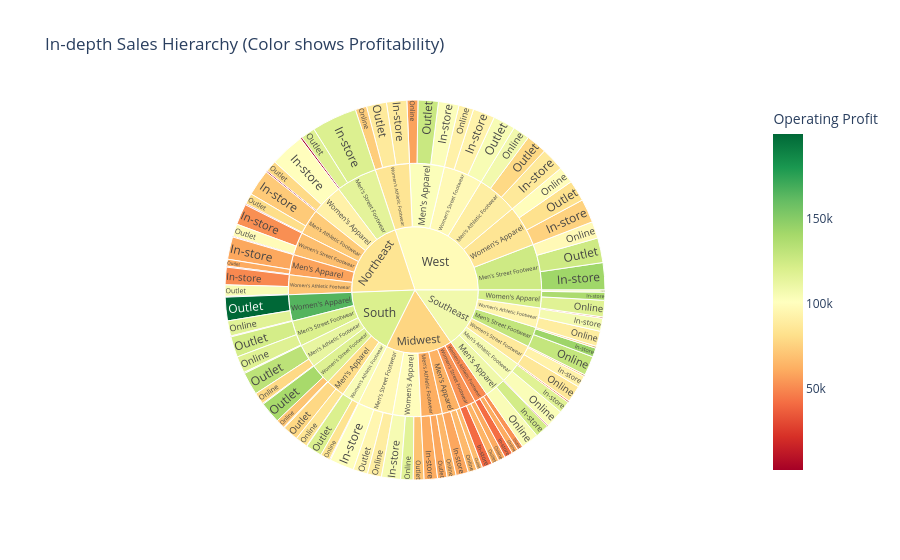
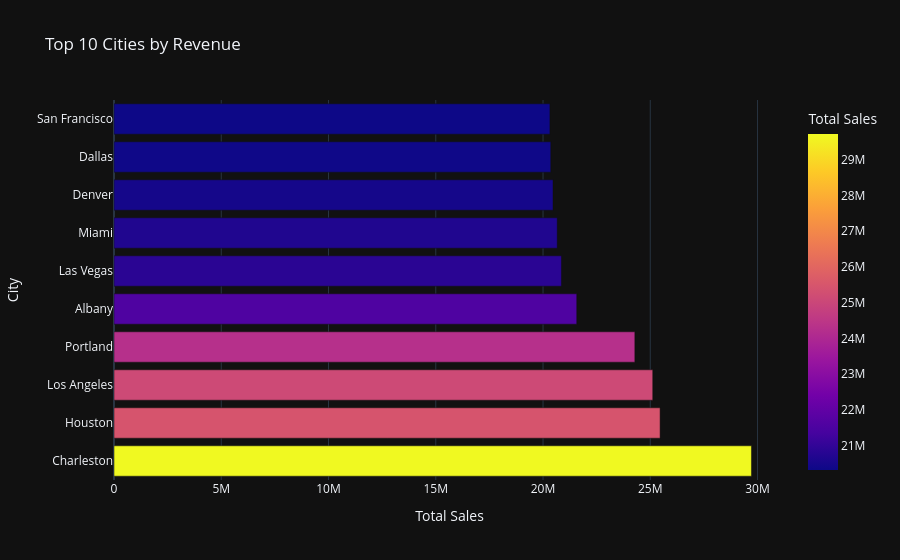

The notebook cell saved with these charts, in order:
### Code cell
fig1 = px.sunburst(df, path=['Region', 'Product', 'Sales Method'], values='Total Sales',
                  color='Operating Profit', 
                  color_continuous_scale='RdYlGn',
                  title='In-depth Sales Hierarchy (Color shows Profitability)')
fig1.show()


top_cities = df.groupby('City')['Total Sales'].sum().sort_values(ascending=False).head(10).reset_index()
fig2 = px.bar(top_cities, x='Total Sales', y='City', orientation='h', 
             title='Top 10 Cities by Revenue', color='Total Sales', template='plotly_dark')
fig2.show()

### Figure 1 — Plotly figure (JSON) as saved in the notebook; plotly's stock layout.template omitted (floating-point values rounded to 4 significant figures)
{"data": [{"branchvalues": "total", "customdata": [[72640.0], [52360.0], [50460.0], [100300.0], [80510.0], [98530.0], [104800.0], [79050.0], [60770.0], [117800.0], [78110.0], [199700.0], [122900.0], [132200.0], [139900.0], [119600.0], [126900.0], [82430.0], [125000.0], [78780.0], [105200.0], [87760.0], [66580.0], [69880.0], [95360.0], [59830.0], [63860.0], [53190.0], [93530.0], [87660.0], [103100.0], [75820.0], [142300.0], [87020.0], [123200.0], [138400.0], [143100.0], [117400.0], [92680.0], [106800.0], [59640.0], [105700.0], [101800.0], [60920.0], [40980.0], [42020.0], [41770.0], [17130.0], [108300.0], [75750.0], [47220.0], [64900.0], [59750.0], [119100.0], [54980.0], [39060.0], [63560.0], [99690.0], [78280.0], [86740.0], [116600.0], [117800.0], [78550.0], [83820.0], [84640.0], [70550.0], [74020.0], [58350.0], [99770.0], [97550.0], [107900.0], [92190.0], [89370.0], [104200.0], [117400.0], [129100.0], [103600.0], [85880.0], [60870.0], [66160.0], [116400.0], [89570.0], [64820.0], [60560.0], [5333.0], [3088.0], [2641.0], [2511.0], [3098.0], [3921.0], [72910.0], [67790.0], [70120.0], [92240.0], [58170.0], [115300.0], [80230.0], [165000.0], [120000.0], [113000.0], [118300.0], [104600.0], [102900.0], [84620.0], [125100.0], [90020.0], [97580.0], [84690.0], [63280.0], [99790.0], [96790.0], [61700.0], [53510.0], [51040.0], [109600.0], [123000.0], [129900.0], [106000.0], [87420.0], [94870.0], [84580.0], [119600.0], [98270.0], [77270.0], [108200.0]], "domain": {"x": [0, 1], "y": [0, 1]}, "hovertemplate": "labels=%{label}<br>Total Sales=%{value}<br>parent=%{parent}<br>id=%{id}<br>Operating Profit=%{color}<extra></extra>", "ids": ["Northeast/Men's Athletic Footwear/In-store", "Northeast/Women's Street Footwear/In-store", "Northeast/Women's Athletic Footwear/In-store", "Northeast/Women's Apparel/In-store", "Northeast/Men's Athletic Footwear/Outlet", "Northeast/Women's Street Footwear/Outlet", "Northeast/Women's Athletic Footwear/Outlet", "Northeast/Women's Apparel/Outlet", "Northeast/Men's Apparel/Outlet", "Northeast/Men's Street Footwear/Outlet", "South/Men's Apparel/Outlet", "South/Women's Apparel/Outlet", "South/Men's Street Footwear/Outlet", "South/Men's Athletic Footwear/Outlet", "South/Women's Street Footwear/Outlet", "South/Women's Athletic Footwear/Outlet", "West/Men's Apparel/Outlet", "West/Women's Apparel/Outlet", "West/Men's Street Footwear/Outlet", "West/Men's Athletic Footwear/Outlet", "West/Women's Street Footwear/Outlet", "West/Women's Athletic Footwear/Outlet", "Midwest/Men's Apparel/Outlet", "Midwest/Women's Apparel/Outlet", "Midwest/Men's Street Footwear/Outlet", "Midwest/Men's Athletic Footwear/Outlet", "Midwest/Women's Street Footwear/Outlet", "Midwest/Women's Athletic Footwear/Outlet", "West/Women's Street Footwear/In-store", "West/Women's Athletic Footwear/In-store", "West/Men's Apparel/In-store", "West/Women's Apparel/In-store", "West/Men's Street Footwear/In-store", "West/Men's Athletic Footwear/In-store", "Southeast/Men's Apparel/In-store", "Southeast/Women's Apparel/In-store", "Southeast/Men's Street Footwear/In-store", "Southeast/Men's Athletic Footwear/In-store", "Southeast/Women's Street Footwear/In-store", "Southeast/Women's Athletic Footwear/In-store", "Midwest/Men's Apparel/In-store", "Midwest/Women's Apparel/In-store", "Midwest/Men's Street Footwear/In-store", "Midwest/Men's Athletic Footwear/In-store", "Midwest/Women's Street Footwear/In-store", "Midwest/Women's Athletic Footwear/In-store", "Southeast/Women's Athletic Footwear/Outlet", "Southeast/Men's Apparel/Outlet", "Southeast/Women's Apparel/Outlet", "Southeast/Men's Street Footwear/Outlet", "Southeast/Men's Athletic Footwear/Outlet", "Southeast/Women's Street Footwear/Outlet", "Northeast/Men's Apparel/In-store", "Northeast/Men's Street Footwear/In-store", "South/Women's Athletic Footwear/In-store", "South/Men's Apparel/In-store", "South/Women's Apparel/In-store", "South/Men's Street Footwear/In-store", "South/Men's Athletic Footwear/In-store", "South/Women's Street Footwear/In-store", "South/Women's Apparel/Online", "South/Men's Street Footwear/Online", "South/Men's Athletic Footwear/Online", "South/Women's Athletic Footwear/Online", "South/Men's Apparel/Online", "South/Women's Street Footwear/Online", "West/Women's Athletic Footwear/Online", "West/Men's Apparel/Online", "West/Women's Apparel/Online", "West/Men's Street Footwear/Online", "West/Men's Athletic Footwear/Online", "West/Women's Street Footwear/Online", "Southeast/Women's Athletic Footwear/Online", "Southeast/Men's Apparel/Online", "Southeast/Women's Apparel/Online", "Southeast/Men's Street Footwear/Online", "Southeast/Men's Athletic Footwear/Online", "Southeast/Women's Street Footwear/Online", "Midwest/Women's Athletic Footwear/Online", "Midwest/Men's Apparel/Online", "Midwest/Women's Apparel/Online", "Midwest/Men's Street Footwear/Online", "Midwest/Men's Athletic Footwear/Online", "Midwest/Women's Street Footwear/Online", "Northeast/Men's Street Footwear/Online", "Northeast/Men's Athletic Footwear/Online", "Northeast/Women's Street Footwear/Online", "Northeast/Women's Athletic Footwear/Online", "Northeast/Men's Apparel/Online", "Northeast/Women's Apparel/Online", "Northeast/Men's Athletic Footwear", "Northeast/Women's Street Footwear", "Northeast/Women's Athletic Footwear", "Northeast/Women's Apparel", "Northeast/Men's Apparel", "Northeast/Men's Street Footwear", "South/Men's Apparel", "South/Women's Apparel", "South/Men's Street Footwear", "South/Men's Athletic Footwear", "South/Women's Street Footwear", "South/Women's Athletic Footwear", "West/Men's Apparel", "West/Women's Apparel", "West/Men's Street Footwear", "West/Men's Athletic Footwear", "West/Women's Street Footwear", "West/Women's Athletic Footwear", "Midwest/Men's Apparel", "Midwest/Women's Apparel", "Midwest/Men's Street Footwear", "Midwest/Men's Athletic Footwear", "Midwest/Women's Street Footwear", "Midwest/Women's Athletic Footwear", "Southeast/Men's Apparel", "Southeast/Women's Apparel", "Southeast/Men's Street Footwear", "Southeast/Men's Athletic Footwear", "Southeast/Women's Street Footwear", "Southeast/Women's Athletic Footwear", "Northeast", "South", "West", "Midwest", "Southeast"], "labels": ["In-store", "In-store", "In-store", "In-store", "Outlet", "Outlet", "Outlet", "Outlet", "Outlet", "Outlet", "Outlet", "Outlet", "Outlet", "Outlet", "Outlet", "Outlet", "Outlet", "Outlet", "Outlet", "Outlet", "Outlet", "Outlet", "Outlet", "Outlet", "Outlet", "Outlet", "Outlet", "Outlet", "In-store", "In-store", "In-store", "In-store", "In-store", "In-store", "In-store", "In-store", "In-store", "In-store", "In-store", "In-store", "In-store", "In-store", "In-store", "In-store", "In-store", "In-store", "Outlet", "Outlet", "Outlet", "Outlet", "Outlet", "Outlet", "In-store", "In-store", "In-store", "In-store", "In-store", "In-store", "In-store", "In-store", "Online", "Online", "Online", "Online", "Online", "Online", "Online", "Online", "Online", "Online", "Online", "Online", "Online", "Online", "Online", "Online", "Online", "Online", "Online", "Online", "Online", "Online", "Online", "Online", "Online", "Online", "Online", "Online", "Online", "Online", "Men's Athletic Footwear", "Women's Street Footwear", "Women's Athletic Footwear", "Women's Apparel", "Men's Apparel", "Men's Street Footwear", "Men's Apparel", "Women's Apparel", "Men's Street Footwear", "Men's Athletic Footwear", "Women's Street Footwear", "Women's Athletic Footwear", "Men's Apparel", "Women's Apparel", "Men's Street Footwear", "Men's Athletic Footwear", "Women's Street Footwear", "Women's Athletic Footwear", "Men's Apparel", "Women's Apparel", "Men's Street Footwear", "Men's Athletic Footwear", "Women's Street Footwear", "Women's Athletic Footwear", "Men's Apparel", "Women's Apparel", "Men's Street Footwear", "Men's Athletic Footwear", "Women's Street Footwear", "Women's Athletic Footwear", "Northeast", "South", "West", "Midwest", "Southeast"], "marker": {"coloraxis": "coloraxis", "colors": [72640.0, 52360.0, 50460.0, 100300.0, 80510.0, 98530.0, 104800.0, 79050.0, 60770.0, 117800.0, 78110.0, 199700.0, 122900.0, 132200.0, 139900.0, 119600.0, 126900.0, 82430.0, 125000.0, 78780.0, 105200.0, 87760.0, 66580.0, 69880.0, 95360.0, 59830.0, 63860.0, 53190.0, 93530.0, 87660.0, 103100.0, 75820.0, 142300.0, 87020.0, 123200.0, 138400.0, 143100.0, 117400.0, 92680.0, 106800.0, 59640.0, 105700.0, 101800.0, 60920.0, 40980.0, 42020.0, 41770.0, 17130.0, 108300.0, 75750.0, 47220.0, 64900.0, 59750.0, 119100.0, 54980.0, 39060.0, 63560.0, 99690.0, 78280.0, 86740.0, 116600.0, 117800.0, 78550.0, 83820.0, 84640.0, 70550.0, 74020.0, 58350.0, 99770.0, 97550.0, 107900.0, 92190.0, 89370.0, 104200.0, 117400.0, 129100.0, 103600.0, 85880.0, 60870.0, 66160.0, 116400.0, 89570.0, 64820.0, 60560.0, 5333.0, 3088.0, 2641.0, 2511.0, 3098.0, 3921.0, 72910.0, 67790.0, 70120.0, 92240.0, 58170.0, 115300.0, 80230.0, 165000.0, 120000.0, 113000.0, 118300.0, 104600.0, 102900.0, 84620.0, 125100.0, 90020.0, 97580.0, 84690.0, 63280.0, 99790.0, 96790.0, 61700.0, 53510.0, 51040.0, 109600.0, 123000.0, 129900.0, 106000.0, 87420.0, 94870.0, 84580.0, 119600.0, 98270.0, 77270.0, 108200.0]}, "name": "", "parents": ["Northeast/Men's Athletic Footwear", "Northeast/Women's Street Footwear", "Northeast/Women's Athletic Footwear", "Northeast/Women's Apparel", "Northeast/Men's Athletic Footwear", "Northeast/Women's Street Footwear", "Northeast/Women's Athletic Footwear", "Northeast/Women's Apparel", "Northeast/Men's Apparel", "Northeast/Men's Street Footwear", "South/Men's Apparel", "South/Women's Apparel", "South/Men's Street Footwear", "South/Men's Athletic Footwear", "South/Women's Street Footwear", "South/Women's Athletic Footwear", "West/Men's Apparel", "West/Women's Apparel", "West/Men's Street Footwear", "West/Men's Athletic Footwear", "West/Women's Street Footwear", "West/Women's Athletic Footwear", "Midwest/Men's Apparel", "Midwest/Women's Apparel", "Midwest/Men's Street Footwear", "Midwest/Men's Athletic Footwear", "Midwest/Women's Street Footwear", "Midwest/Women's Athletic Footwear", "West/Women's Street Footwear", "West/Women's Athletic Footwear", "West/Men's Apparel", "West/Women's Apparel", "West/Men's Street Footwear", "West/Men's Athletic Footwear", "Southeast/Men's Apparel", "Southeast/Women's Apparel", "Southeast/Men's Street Footwear", "Southeast/Men's Athletic Footwear", "Southeast/Women's Street Footwear", "Southeast/Women's Athletic Footwear", "Midwest/Men's Apparel", "Midwest/Women's Apparel", "Midwest/Men's Street Footwear", "Midwest/Men's Athletic Footwear", "Midwest/Women's Street Footwear", "Midwest/Women's Athletic Footwear", "Southeast/Women's Athletic Footwear", "Southeast/Men's Apparel", "Southeast/Women's Apparel", "Southeast/Men's Street Footwear", "Southeast/Men's Athletic Footwear", "Southeast/Women's Street Footwear", "Northeast/Men's Apparel", "Northeast/Men's Street Footwear", "South/Women's Athletic Footwear", "South/Men's Apparel", "South/Women's Apparel", "South/Men's Street Footwear", "South/Men's Athletic Footwear", "South/Women's Street Footwear", "South/Women's Apparel", "South/Men's Street Footwear", "South/Men's Athletic Footwear", "South/Women's Athletic Footwear", "South/Men's Apparel", "South/Women's Street Footwear", "West/Women's Athletic Footwear", "West/Men's Apparel", "West/Women's Apparel", "West/Men's Street Footwear", "West/Men's Athletic Footwear", "West/Women's Street Footwear", "Southeast/Women's Athletic Footwear", "Southeast/Men's Apparel", "Southeast/Women's Apparel", "Southeast/Men's Street Footwear", "Southeast/Men's Athletic Footwear", "Southeast/Women's Street Footwear", "Midwest/Women's Athletic Footwear", "Midwest/Men's Apparel", "Midwest/Women's Apparel", "Midwest/Men's Street Footwear", "Midwest/Men's Athletic Footwear", "Midwest/Women's Street Footwear", "Northeast/Men's Street Footwear", "Northeast/Men's Athletic Footwear", "Northeast/Women's Street Footwear", "Northeast/Women's Athletic Footwear", "Northeast/Men's Apparel", "Northeast/Women's Apparel", "Northeast", "Northeast", "Northeast", "Northeast", "Northeast", "Northeast", "South", "South", "South", "South", "South", "South", "West", "West", "West", "West", "West", "West", "Midwest", "Midwest", "Midwest", "Midwest", "Midwest", "Midwest", "Southeast", "Southeast", "Southeast", "Southeast", "Southeast", "Southeast", "", "", "", "", ""], "type": "sunburst", "values": [17570000.0, 13980000.0, 11710000.0, 22880000.0, 7271000.0, 8256000.0, 7597000.0, 7717000.0, 4622000.0, 9552000.0, 10490000.0, 15750000.0, 13830000.0, 15190000.0, 14300000.0, 10810000.0, 13530000.0, 14080000.0, 16500000.0, 13810000.0, 14790000.0, 13360000.0, 4040000.0, 7141000.0, 9725000.0, 6341000.0, 4884000.0, 3861000.0, 14590000.0, 13550000.0, 13740000.0, 15760000.0, 18140000.0, 15660000.0, 9246000.0, 5382000.0, 6008000.0, 7990000.0, 7899000.0, 8670000.0, 8265000.0, 12730000.0, 16370000.0, 8934000.0, 6670000.0, 5518000.0, 890600.0, 671100.0, 1389000.0, 1295000.0, 1048000.0, 1080000.0, 14980000.0, 30220000.0, 533800.0, 346200.0, 536200.0, 746200.0, 585000.0, 646200.0, 10160000.0, 11150000.0, 7880000.0, 6539000.0, 8253000.0, 6047000.0, 7608000.0, 7326000.0, 11200000.0, 11210000.0, 11280000.0, 9906000.0, 10200000.0, 11800000.0, 11040000.0, 12880000.0, 12150000.0, 11220000.0, 4216000.0, 5821000.0, 8336000.0, 9387000.0, 6031000.0, 4690000.0, 1258000.0, 722400.0, 583300.0, 487900.0, 645200.0, 929700.0, 25560000.0, 22820000.0, 19800000.0, 31520000.0, 20240000.0, 41030000.0, 19090000.0, 26440000.0, 25720000.0, 23660000.0, 20990000.0, 17880000.0, 34590000.0, 41050000.0, 45850000.0, 40750000.0, 39290000.0, 34520000.0, 18130000.0, 28210000.0, 35490000.0, 21310000.0, 16240000.0, 13600000.0, 21720000.0, 17810000.0, 20190000.0, 21190000.0, 20190000.0, 19760000.0, 161000000.0, 133800000.0, 236100000.0, 133000000.0, 120900000.0]}], "layout": {"coloraxis": {"colorbar": {"title": {"text": "Operating Profit"}}, "colorscale": [[0, "rgb(165,0,38)"], [0.1, "rgb(215,48,39)"], [0.2, "rgb(244,109,67)"], [0.3, "rgb(253,174,97)"], [0.4, "rgb(254,224,139)"], [0.5, "rgb(255,255,191)"], [0.6, "rgb(217,239,139)"], [0.7, "rgb(166,217,106)"], [0.8, "rgb(102,189,99)"], [0.9, "rgb(26,152,80)"], [1, "rgb(0,104,55)"]]}, "legend": {"tracegroupgap": 0}, "title": {"text": "In-depth Sales Hierarchy (Color shows Profitability)"}}}

### Figure 2 — Plotly figure (JSON) as saved in the notebook; plotly's stock layout.template omitted (floating-point values rounded to 4 significant figures)
{"data": [{"hovertemplate": "Total Sales=%{marker.color}<br>City=%{y}<extra></extra>", "legendgroup": "", "marker": {"color": [29720000.0, 25460000.0, 25110000.0, 24280000.0, 21570000.0, 20860000.0, 20660000.0, 20470000.0, 20360000.0, 20320000.0], "coloraxis": "coloraxis", "pattern": {"shape": ""}}, "name": "", "orientation": "h", "showlegend": false, "textposition": "auto", "type": "bar", "x": [29720000.0, 25460000.0, 25110000.0, 24280000.0, 21570000.0, 20860000.0, 20660000.0, 20470000.0, 20360000.0, 20320000.0], "xaxis": "x", "y": ["Charleston", "Houston", "Los Angeles", "Portland", "Albany", "Las Vegas", "Miami", "Denver", "Dallas", "San Francisco"], "yaxis": "y"}], "layout": {"barmode": "relative", "coloraxis": {"colorbar": {"title": {"text": "Total Sales"}}, "colorscale": [[0, "#0d0887"], [0.1111, "#46039f"], [0.2222, "#7201a8"], [0.3333, "#9c179e"], [0.4444, "#bd3786"], [0.5556, "#d8576b"], [0.6667, "#ed7953"], [0.7778, "#fb9f3a"], [0.8889, "#fdca26"], [1, "#f0f921"]]}, "legend": {"tracegroupgap": 0}, "title": {"text": "Top 10 Cities by Revenue"}, "xaxis": {"anchor": "y", "domain": [0, 1], "title": {"text": "Total Sales"}}, "yaxis": {"anchor": "x", "domain": [0, 1], "title": {"text": "City"}}}}
